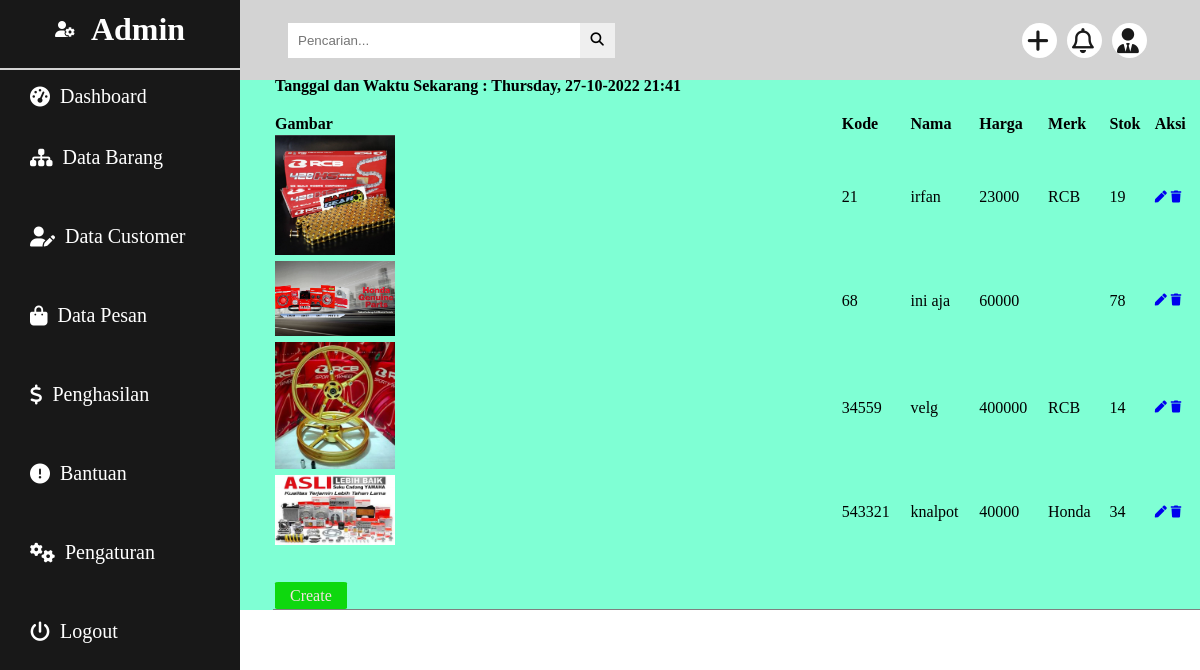
The app's page /menu-admin/data_barang.php with its own data.
### tables this page shows
CREATE TABLE `tbl_barang` (
  `kode` int(11) NOT NULL,
  `nama` varchar(100) NOT NULL,
  `harga` int(11) NOT NULL,
  `merk` varchar(100) NOT NULL,
  `stok` int(11) NOT NULL,
  `foto` varchar(100) NOT NULL
);

### CRUD/read.php (the view, shortened to what this page needs)
<?php
$pdo = pdo_connect_mysql();
$page = isset($_GET['page']) && is_numeric($_GET['page']) ? (int)$_GET['page'] : 1;
$records_per_page = 20;
$stmt = $pdo->prepare('SELECT * FROM tbl_barang ORDER BY kode LIMIT :current_page, :record_per_page');
$stmt->bindValue(':current_page', ($page-1)*$records_per_page, PDO::PARAM_INT);
$stmt->bindValue(':record_per_page', $records_per_page, PDO::PARAM_INT);
$stmt->execute();
$contacts = $stmt->fetchAll(PDO::FETCH_ASSOC);
?>
<link rel="stylesheet" href="https://use.fontawesome.com/releases/v5.7.1/css/all.css">
<div class="content read">
            <tr>
                <td> <strong> Gambar</strong></td>
                <td> <strong> Kode</strong></td>
                <td> <strong> Nama</strong></td>
                <td> <strong> Harga</strong></td>
                <td> <strong> Merk</strong></td>
                <td> <strong> Stok</strong></td>
                <td> <strong> Aksi</strong></td>
            </tr>
        <tbody>
            <?php foreach ($contacts as $contact): ?>
            <tr>
                <td>
                    <img src="../gambar/<?php echo $contact['foto']; ?>" style="width: 120px;">
                </td>
                <td><?=$contact['kode']?></td>
                <td><?=$contact['nama']?></td>
                <td><?=$contact['harga']?></td>
                <td><?=$contact['merk']?></td>
                <td><?=$contact['stok']?></td>
                <td class="actions">
                    <a href="../CRUD/update.php?kode=<?=$contact['kode']?>" class="edit"><i class="fas fa-pen fa-xs"></i></a>
                    <a href="../CRUD/delete.php?kode=<?=$contact['kode']?>" class="trash"><i class="fas fa-trash fa-xs"></i></a>
                </td>
            </tr>
            <?php endforeach; ?>
        </tbody>
        <tfoot>
            <tr><a href="create.php" class="create-contact">Create</a></tr>
        </tfoot>
</div>

### menu-admin/data_barang.php (shortened to what this page needs)
<!DOCTYPE html>
<html lang="en">
<head>
    <link rel="stylesheet" href="data_barang.css">
    <link rel="stylesheet" href="https://cdnjs.cloudflare.com/ajax/libs/font-awesome/6.1.1/css/all.min.css" />
</head>
<body>
    <div class="side-bar">
        <div class="admin">
        <i class="fa-solid fa-user-gear"></i>
        <h1>&nbsp;&nbsp;Admin</h1>
        </div>
        <ul>
            <a href="dashboard.php"><li><br><i class="fa-solid fa-gauge-high"></i>&nbsp;&nbsp;<span>Dashboard</span></li></a><br>
            <a href="data_barang.php"><li><i class="fa-solid fa-sitemap"></i>&nbsp;&nbsp;<span>Data Barang</span></li></a><br><br>
            <li><i class="fa-solid fa-user-pen"></i>&nbsp;&nbsp;</i><span>Data Customer</span></li><br><br>
            <li><i class="fa-solid fa-bag-shopping">&nbsp;&nbsp;</i><span>Data Pesan</span></li><br><br>
            <li><i class="fa-solid fa-dollar-sign">&nbsp;&nbsp;</i><span>Penghasilan</span></li><br><br>
            <li><i class="fa-solid fa-circle-exclamation">&nbsp;&nbsp;</i><span>Bantuan</span></li><br><br>
            <li><i class="fa-sharp fa-solid fa-gears">&nbsp;&nbsp;</i><span>Pengaturan</span></li><br><br>
            <a href="../login/logout.php">
                <li><i class="fa-solid fa-power-off">&nbsp;&nbsp;</i><span>Logout</span></li>
            </a>
        </ul>
    </div><div class="header">
            <div class="nav">
                <div class="search">
                    <input type="text" placeholder="Pencarian...">
                    <button type="submit"><i class="fa-solid fa-magnifying-glass"></i></button>
                </div>
                <div class="user-admin">
                    <a href="#" class="btn-nav"><i class="fa-solid fa-plus"></i></a>
                    <a href="#" class="btn-nav"><i class="fa-regular fa-bell"></i></a>
                    <a href="#" class="btn-nav"><i class="fa-solid fa-user-tie"></i></a>
                </div>
            </div>
        </div>
    <div class="tabel-barang">
        <table>
        <h2>DATA BARANG</h2>
            <tr style="margin-top:50vh;">
                <td> <strong> Tanggal dan Waktu Sekarang :
                    <?php
                        echo date('l, d-m-Y  H:i');
                    ?>
                    </strong><br><br>
            </td>
            </tr>
                <?php
                include '../CRUD/read.php';
                ?>
            <tr>
                <td><br><br><a href="../CRUD/create.php" class="create-contact">Create</a></td>
            </tr>
        </table>
    </div>
</body>
</html>

### menu-admin/data_barang.css (style rules this page uses)
* { margin: 0; padding: 0; text-decoration: none; box-sizing: border-box; list-style: none; }
body { min-height: 100vh; }
.side-bar { background: #181818; position: fixed; width:20vw; min-height: 100vh; display: flex; flex-direction: column; }
.admin { height: 10vh; display: flex; align-items: center; justify-content: center; border-bottom: 2px solid lightgray; margin-bottom: 5px; color: white; cursor: pointer; }
.admin i { font: 20px; }
.side-bar ul li { font-size: 20px; padding: 10px 30px; color: white; display: flex; text-decoration: none; align-items: center; cursor: pointer; }
.header { position: fixed; top: 0; right: 0; width: 80vw; height: 10vh; background: lightgray; display:flex; align-items: center; justify-content: center; box-sizing: 0 4px 8px 0 rgba(0 , 0, 0, 0.2); z-index: 1; }
.nav { width: 90%; display: flex; align-items: center; }
.search { display: flex; flex: 10; align-items: center; }
.search input { border: none; background: white; padding: 10px; width: 40%; }
.search button { width: 40px; display: flex; width: 35px; height: 35px; border: none; align-items: center; justify-content: center; cursor: pointer; }
.user-admin { flex: 1; display: flex; justify-content: space-between; align-items: center; }
.user-admin i { width: 35px; height: 35px; font-size: 25px; padding: 5px ; background: white; border-radius: 50%; color: #191919; margin: 5px 5px; }
.tabel-barang { background: aquamarine; margin-top: -10px; margin-bottom: -10px; margin-left: 23px; display: flex; flex-direction: column; }
table { margin-top: 30px; margin-left: 250px; border-bottom: 1px solid gray; }
.create-contact { padding: 5px 15px; border-radius: 5%; background-color: rgb(14, 216, 14); color:rgb(245, 226, 226); text-decoration: none; }

### CRUD/read.php (style rules this page uses)
* { margin: 0; padding: 0; }
th,td,tr { align:center; display:relative; }
td { margin-left:5px; }

### records on screen
tbl_barang: foto (picture), kode "21", nama "irfan", harga "23000", merk "RCB", stok "19"
tbl_barang: foto (picture), kode "68", nama "ini aja", harga "60000", stok "78"
tbl_barang: foto (picture), kode "34559", nama "velg", harga "400000", merk "RCB", stok "14"
tbl_barang: foto (picture), kode "543321", nama "knalpot", harga "40000", merk "Honda", stok "34"
